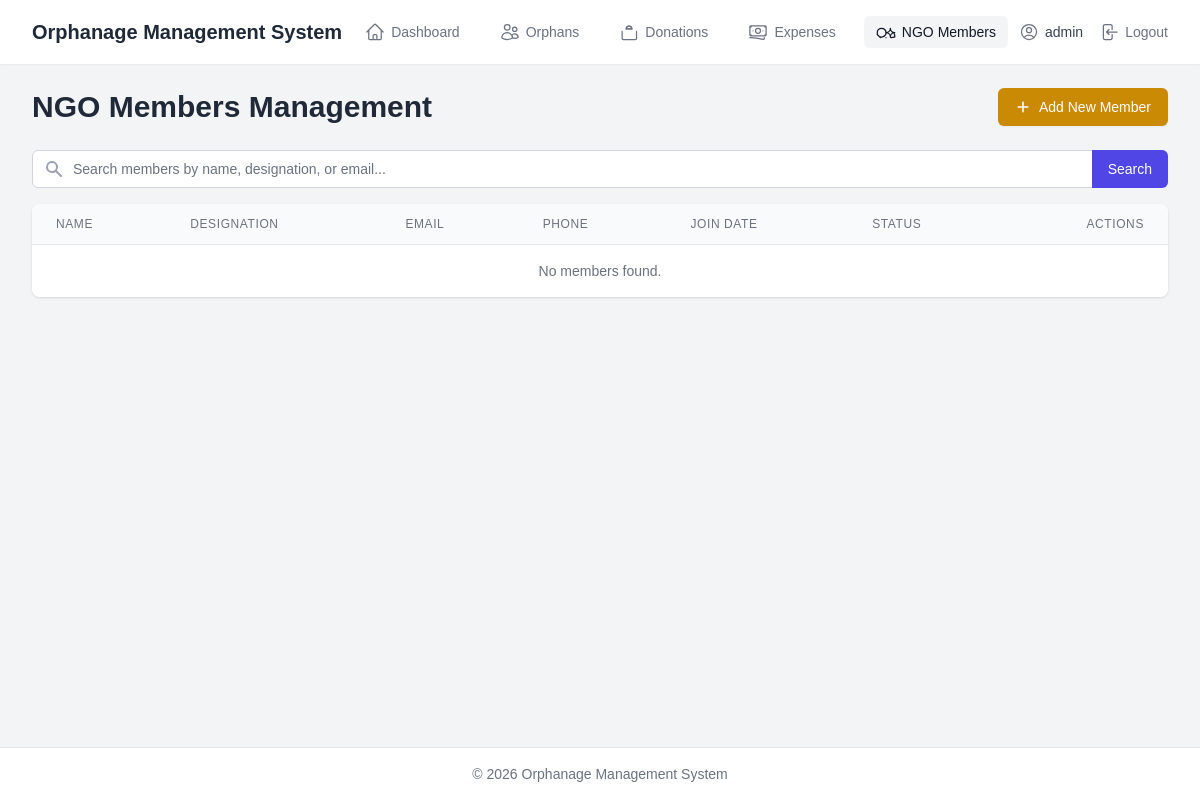
/members (signed in), run on an earlier commit of the app's database.
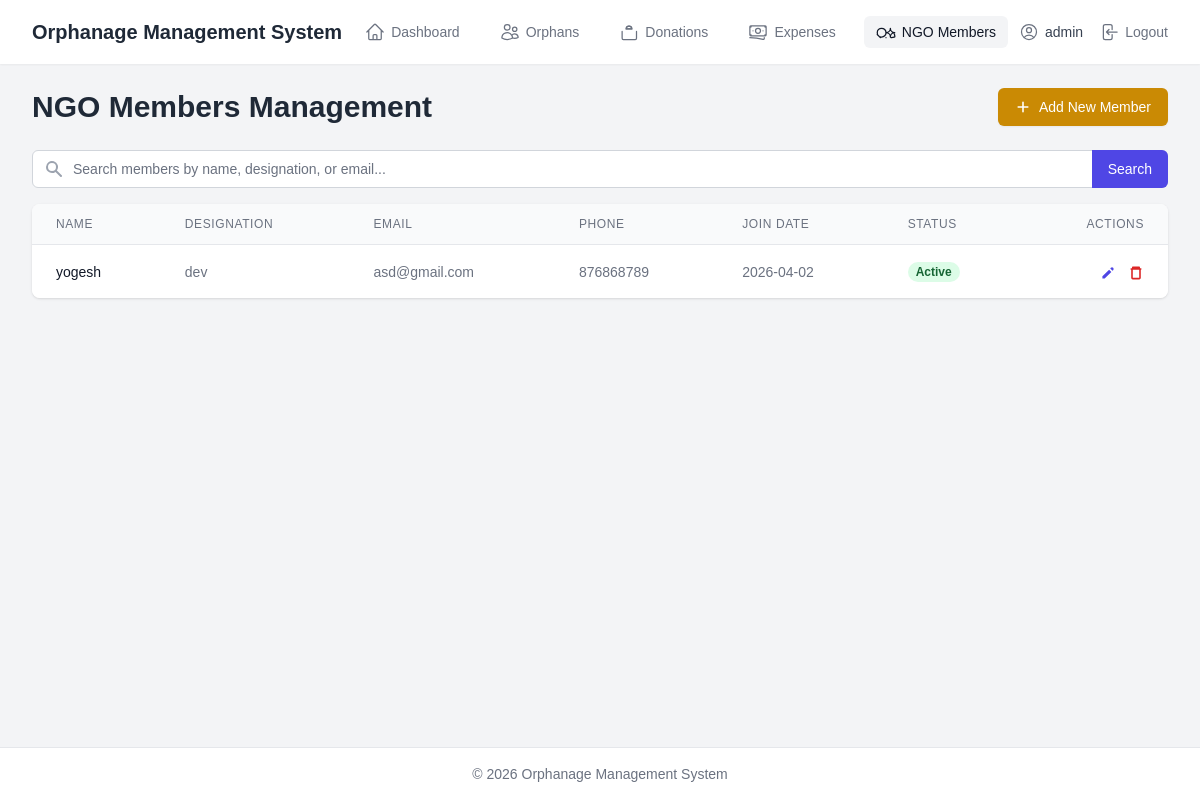
And on a later commit of the database.
### app/models.py (models this page shows, shortened)
class Admin(UserMixin, db.Model):
    id = db.Column(db.Integer, primary_key=True)
    username = db.Column(db.String(64), index=True, unique=True, nullable=False)
    password_hash = db.Column(db.String(256), nullable=False) # Increased length for hash

class NGOMember(db.Model):
    id = db.Column(db.Integer, primary_key=True)
    name = db.Column(db.String(100), nullable=False)
    designation = db.Column(db.String(100), nullable=False)
    email = db.Column(db.String(120), nullable=True, index=True)
    phone = db.Column(db.String(20), nullable=True)
    join_date = db.Column(db.Date, nullable=False, default=datetime.utcnow)
    is_active = db.Column(db.Boolean, default=True, nullable=False)
    created_at = db.Column(db.DateTime, default=datetime.utcnow)

### app/routes.py (the view)
@bp.route('/members')
@login_required
def list_members():
    page = request.args.get('page', 1, type=int)
    search_term = request.args.get('search', '')
    query = NGOMember.query
    if search_term:
         query = query.filter(
             (NGOMember.name.ilike(f'%{search_term}%')) |
             (NGOMember.designation.ilike(f'%{search_term}%')) |
             (NGOMember.email.ilike(f'%{search_term}%'))
         )
    sort_by = request.args.get('sort_by', 'name')
    sort_order = request.args.get('sort_order', 'asc')
    allowed_sort_columns = ['id', 'name', 'designation', 'email', 'phone', 'join_date', 'is_active', 'created_at']
    if sort_by not in allowed_sort_columns:
        sort_by = 'name'
    sort_column = getattr(NGOMember, sort_by, NGOMember.name)
    if sort_order == 'desc':
        query = query.order_by(desc(sort_column))
    else:
        query = query.order_by(sort_column)
    members = query.paginate(page=page, per_page=10, error_out=False)
    form = FlaskForm() # CORRECTED: Pass form for CSRF in delete
    return render_template(
        'members/list.html',
        title='NGO Members',
        members=members,
        search_term=search_term,
        form=form # CORRECTED: Pass the form
    )

### app/models.py (called while the page is built)
@login_manager.user_loader
def load_user(user_id):
    return Admin.query.get(int(user_id))

### app/routes.py (called while the page is built)
@bp.app_context_processor
def inject_utility_processor():
    return dict(
        format_currency=format_currency,
        now=datetime.utcnow  # Use utcnow for consistency
    )

### app/templates/members/list.html (shortened to what this page needs)
{% extends "base.html" %}
{% block content %}
<div class="flex justify-between items-center mb-6">
    <h1 class="text-3xl font-bold text-gray-800">NGO Members Management</h1>
    <a href="{{ url_for('main.add_member') }}" class="inline-flex items-center px-4 py-2 border border-transparent text-sm font-medium rounded-md shadow-sm text-white bg-yellow-600 hover:bg-yellow-700 focus:outline-none focus:ring-2 focus:ring-offset-2 focus:ring-yellow-500">
         <svg class="h-4 w-4 mr-2" xmlns="http://www.w3.org/2000/svg" viewBox="0 0 20 20" fill="currentColor"> <path fill-rule="evenodd" d="M10 3a1 1 0 011 1v5h5a1 1 0 110 2h-5v5a1 1 0 11-2 0v-5H4a1 1 0 110-2h5V4a1 1 0 011-1z" clip-rule="evenodd" /> </svg>
        Add New Member
    </a>
</div>
<div class="mb-4">
    <form method="GET" action="{{ url_for('main.list_members') }}">
        <div class="relative">
            <input type="search" name="search" placeholder="Search members by name, designation, or email..." value="{{ search_term or '' }}"
                   class="block w-full pl-10 pr-3 py-2 border border-gray-300 rounded-md leading-5 bg-white placeholder-gray-500 focus:outline-none focus:placeholder-gray-400 focus:ring-1 focus:ring-indigo-500 focus:border-indigo-500 sm:text-sm">
            <div class="absolute inset-y-0 left-0 pl-3 flex items-center pointer-events-none">
            </div>
            <button type="submit" class="absolute inset-y-0 right-0 px-4 py-2 bg-indigo-600 text-white text-sm font-medium rounded-r-md hover:bg-indigo-700 focus:outline-none focus:ring-2 focus:ring-offset-2 focus:ring-indigo-500">
                Search
            </button>
        </div>
    </form>
</div>
<div class="bg-white shadow overflow-hidden sm:rounded-lg">
    <div class="overflow-x-auto">
        <table class="min-w-full divide-y divide-gray-200">
            <thead class="bg-gray-50">
                <tr>
                    <th scope="col" class="px-6 py-3 text-left text-xs font-medium text-gray-500 uppercase tracking-wider">Name</th>
                    <th scope="col" class="px-6 py-3 text-left text-xs font-medium text-gray-500 uppercase tracking-wider">Designation</th>
                    <th scope="col" class="px-6 py-3 text-left text-xs font-medium text-gray-500 uppercase tracking-wider">Email</th>
                    <th scope="col" class="px-6 py-3 text-left text-xs font-medium text-gray-500 uppercase tracking-wider">Phone</th>
                    <th scope="col" class="px-6 py-3 text-left text-xs font-medium text-gray-500 uppercase tracking-wider">Join Date</th>
                    <th scope="col" class="px-6 py-3 text-left text-xs font-medium text-gray-500 uppercase tracking-wider">Status</th>
                    <th scope="col" class="px-6 py-3 text-right text-xs font-medium text-gray-500 uppercase tracking-wider">Actions</th>
                </tr>
            </thead>
            <tbody class="bg-white divide-y divide-gray-200">
                {% if members and members.items %}
                    {% for member in members.items %}
                    <tr>
                        <td class="px-6 py-4 whitespace-nowrap text-sm font-medium text-gray-900">{{ member.name }}</td>
                        <td class="px-6 py-4 whitespace-nowrap text-sm text-gray-500">{{ member.designation }}</td>
                        <td class="px-6 py-4 whitespace-nowrap text-sm text-gray-500">{{ member.email or 'N/A' }}</td>
                        <td class="px-6 py-4 whitespace-nowrap text-sm text-gray-500">{{ member.phone or 'N/A' }}</td>
                        <td class="px-6 py-4 whitespace-nowrap text-sm text-gray-500">{{ member.join_date.strftime('%Y-%m-%d') if member.join_date else 'N/A' }}</td>
                        <td class="px-6 py-4 whitespace-nowrap text-sm text-gray-500">
                            {% if member.is_active %}
                                <span class="px-2 inline-flex text-xs leading-5 font-semibold rounded-full bg-green-100 text-green-800">Active</span>
                            {% else %}
                                <span class="px-2 inline-flex text-xs leading-5 font-semibold rounded-full bg-red-100 text-red-800">Inactive</span>
                            {% endif %}
                        </td>
                        <td class="px-6 py-4 whitespace-nowrap text-right text-sm font-medium space-x-2">
                            <a href="{{ url_for('main.edit_member', id=member.id) }}" class="text-indigo-600 hover:text-indigo-900" title="Edit">
                                <svg class="inline h-4 w-4" xmlns="http://www.w3.org/2000/svg" viewBox="0 0 20 20" fill="currentColor"> <path d="M13.586 3.586a2 2 0 112.828 2.828l-.793.793-2.828-2.828.793-.793zM11.379 5.793L3 14.172V17h2.828l8.38-8.379-2.83-2.828z" /> </svg>
                            </a>
                            <form action="{{ url_for('main.delete_member', id=member.id) }}" method="POST" class="inline confirm-delete">
                                <button type="submit" class="text-red-600 hover:text-red-900" title="Delete">
                                    <svg class="inline h-4 w-4" xmlns="http://www.w3.org/2000/svg" viewBox="0 0 20 20" fill="currentColor"> <path fill-rule="evenodd" d="M6 2a1 1 0 00-1 1v1H4a1 1 0 000 2v10a2 2 0 002 2h8a2 2 0 002-2V6a1 1 0 100-2h-1V3a1 1 0 00-1-1H6zm8 4H6v10h8V6z" clip-rule="evenodd" /> </svg>
                                </button>
                            </form>
                        </td>
                    </tr>
                    {% endfor %}
                {% else %}
                 <tr>
                    <td colspan="7" class="px-6 py-4 text-center text-sm text-gray-500">No members found.</td>
                </tr>
                {% endif %}
            </tbody>
        </table>
    </div>
</div>
{% endblock %}

### app/templates/base.html (shortened to what this page needs)
<!DOCTYPE html>
<html lang="en">
<head>
    <script src="https://cdn.tailwindcss.com?plugins=forms"></script>
</head>
<body class="bg-gray-100 flex flex-col min-h-screen">
    {% block navbar %}
    {% if current_user.is_authenticated %}
    <nav class="bg-white shadow-sm">
        <div class="max-w-7xl mx-auto px-4 sm:px-6 lg:px-8">
            <div class="flex justify-between items-center h-16">
                <div class="flex-shrink-0 flex items-center">
                    <span class="text-xl font-bold text-gray-800">Orphanage Management System</span>
                </div>
                <div class="flex items-center space-x-2 sm:space-x-4">
                    <a href="{{ url_for('main.dashboard') }}"
                       class="flex items-center px-3 py-1.5 rounded-md text-sm font-medium
                              {% if request.endpoint == 'main.dashboard' %}
                                  bg-gray-100 text-gray-900
                              {% else %}
                                  text-gray-500 hover:bg-gray-50 hover:text-gray-700
                              {% endif %}">
                        Dashboard
                    </a>
                    <a href="{{ url_for('main.list_orphans') }}"
                       class="flex items-center px-3 py-1.5 rounded-md text-sm font-medium
                              {% if request.endpoint == 'main.list_orphans' or request.endpoint == 'main.add_orphan' or request.endpoint == 'main.edit_orphan' %}
                                   bg-gray-100 text-gray-900
                              {% else %}
                                   text-gray-500 hover:bg-gray-50 hover:text-gray-700
                              {% endif %}">
                        Orphans
                    </a>
                     <a href="{{ url_for('main.list_donations') }}"
                        class="flex items-center px-3 py-1.5 rounded-md text-sm font-medium
                               {% if request.endpoint == 'main.list_donations' or request.endpoint == 'main.add_donation' or request.endpoint == 'main.edit_donation' %}
                                   bg-gray-100 text-gray-900
                               {% else %}
                                   text-gray-500 hover:bg-gray-50 hover:text-gray-700
                               {% endif %}">
                         Donations
                     </a>
                     <a href="{{ url_for('main.list_expenses') }}"
                        class="flex items-center px-3 py-1.5 rounded-md text-sm font-medium
                               {% if request.endpoint == 'main.list_expenses' or request.endpoint == 'main.add_expense' or request.endpoint == 'main.edit_expense' %}
                                   bg-gray-100 text-gray-900
                               {% else %}
                                   text-gray-500 hover:bg-gray-50 hover:text-gray-700
                               {% endif %}">
                         Expenses
                     </a>
                     <a href="{{ url_for('main.list_members') }}"
                        class="flex items-center px-3 py-1.5 rounded-md text-sm font-medium
                               {% if request.endpoint == 'main.list_members' or request.endpoint == 'main.add_member' or request.endpoint == 'main.edit_member' %}
                                   bg-gray-100 text-gray-900
                               {% else %}
                                   text-gray-500 hover:bg-gray-50 hover:text-gray-700
                               {% endif %}">
                         NGO Members
                     </a>
                </div>
                <div class="flex items-center space-x-4">
                     <span class="flex items-center text-sm text-gray-700">
                         {{ current_user.username }}
                     </span>
                     <a href="{{ url_for('main.logout') }}" class="flex items-center text-sm text-gray-500 hover:text-gray-700">
                         Logout
                     </a>
                </div>
            </div>
        </div>
    </nav>
    {% endif %}
    {% endblock navbar %}
    <main class="flex-grow">
         {% block main_content_override %}
            <div class="max-w-7xl mx-auto py-6 sm:px-6 lg:px-8">
                 {% block content %}{% endblock %}
             </div>
         {% endblock main_content_override %}
    </main>
    {% block footer %}
    <footer class="text-center text-sm text-gray-500 py-4 mt-auto border-t bg-white">
        © {{ now().year }} Orphanage Management System
    </footer>
    {% endblock footer %}
</body>
</html>

### app/templates/base.html (style rules this page uses)
body { font-family: sans-serif; }
.confirm-delete { cursor: pointer; }

What changed in the data, as far as the page shows it:
added NGOMember: name "yogesh", designation "dev", email "asd@gmail.com", phone "876868789", join_date "2026-04-02", is_active "Active"
Also different on the page:
text no longer shown: "No members found."
